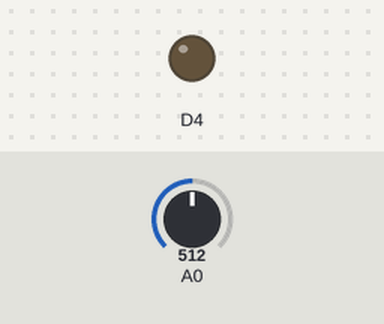
Bench run of a sketch on a simulated ESP8266 (NodeMCU). On the bench: output pins drawn as LEDs (lit = HIGH). The inputs (shaded band) are chosen by the test bench; at power-on: A0 = 512. WiFi joins after 1.5 s; servers stay silent unless stated; uploads are accepted with an empty reply; what the sketch prints to the serial monitor is not drawn.

Above: at 4.8 s.
At 9.2 s:
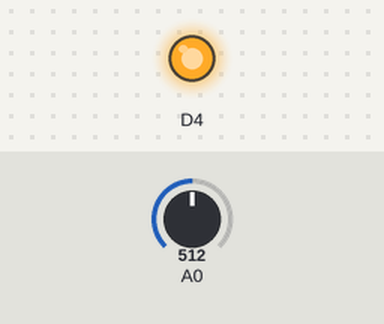
Timing chart, 0 to 11.1 s (numbered marks = the images above):
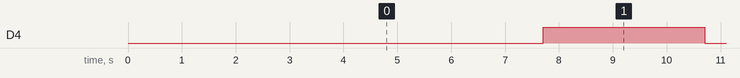

The sketch:

Light_to_webpage.ino
```cpp
/**
 *  MotionReport.ino
 *
 *  Created on: 22.10.2016
 *  by siczones
 *
 *  Analog input : D2
 */

#include <Arduino.h>

#include <ESP8266WiFi.h>
#include <ESP8266WiFiMulti.h>
#include <ESP8266HTTPClient.h>

#define USE_SERIAL Serial

ESP8266WiFiMulti WiFiMulti;
const char* ssid     = "siczones";
const char* password = "1234567896";

//define input pin
int data_in = D2;
//define number of input sensor
int num_data_in = 1;

void setup() {
    //pinMode(LED_BUILTIN, OUTPUT);
    USE_SERIAL.begin(115200);
   // USE_SERIAL.setDebugOutput(true);
    pinMode(LED_BUILTIN, OUTPUT);     // Initialize the LED_BUILTIN pin as an output
    pinMode(data_in, INPUT);

    USE_SERIAL.println();
    USE_SERIAL.println();
    USE_SERIAL.println();

    for(uint8_t t = 4; t > 0; t--) {
        USE_SERIAL.printf("[SETUP] WAIT %d...\n", t);
        USE_SERIAL.flush();
        delay(500);
    }
    WiFiMulti.addAP(ssid, password);
}

void loop() {
    // wait for WiFi connection
    if((WiFiMulti.run() == WL_CONNECTED)) {
        // -- Photo section --
        // Read input analog detect value
        int status = analogRead(data_in);
        // devide 10 levels
        status = (status/1023)*(10);
        status = (status-10)*(-1);
        Serial.print("Status: ");
        Serial.print(status);

        // Upload data to server
        HTTPClient http;
        USE_SERIAL.print("\n[HTTP] begin...\n");
        // configure traged server and url
        //http.begin("https://192.168.1.12/test.html", "7a 9c f4 db 40 d3 62 5a 6e 21 bc 5c cc 66 c8 3e a1 45 59 38"); //HTTPS
        String host = "http://siczones.coe.psu.ac.th/cgi-bin/UploadThingSpeakWithSensor.py?key=abcd";
        String url[num_data_in];
        url[0] = host + "&Field2=" + status;

        for(int i=0; i<num_data_in; i++){
            http.begin(url[i]); //HTTP

            USE_SERIAL.print("[HTTP] GET...\n");
            // start connection and send HTTP header
            int httpCode = http.GET();

            // httpCode will be negative on error
            if(httpCode > 0) {
                // HTTP header has been send and Server response header has been handled
                USE_SERIAL.printf("[HTTP] GET... code: %d\n", httpCode);

                // file found at server
                if(httpCode == HTTP_CODE_OK) {
                    String payload = http.getString();
                    USE_SERIAL.println(payload);
                }
            } else {
                USE_SERIAL.printf("[HTTP] GET... failed, error: %s\n", http.errorToString(httpCode).c_str());
            }

            http.end();
            digitalWrite(LED_BUILTIN, LOW);
            delay(4000);
            digitalWrite(LED_BUILTIN, HIGH);
            delay(3000);
            digitalWrite(LED_BUILTIN, LOW);
            delay(4000);
            digitalWrite(LED_BUILTIN, HIGH);
            delay(3000);
        }
    }
    else{
        Serial.println("Wi-Fi is not connect!");
        // -- Photo section --
        // Read input analog detect value
        int status = analogRead(data_in);
        // devide 10 levels
        status = (status/1023)*(10);
        status = (status-10)*(-1);
        Serial.print("Status: ");
        Serial.println(status);

        digitalWrite(LED_BUILTIN, LOW);
        delay(250);
        digitalWrite(LED_BUILTIN, HIGH);
        delay(250);
    }
}
```

Measured:
- by itself, D4: alternates HIGH for 3.0 s and LOW for 4.0 s
